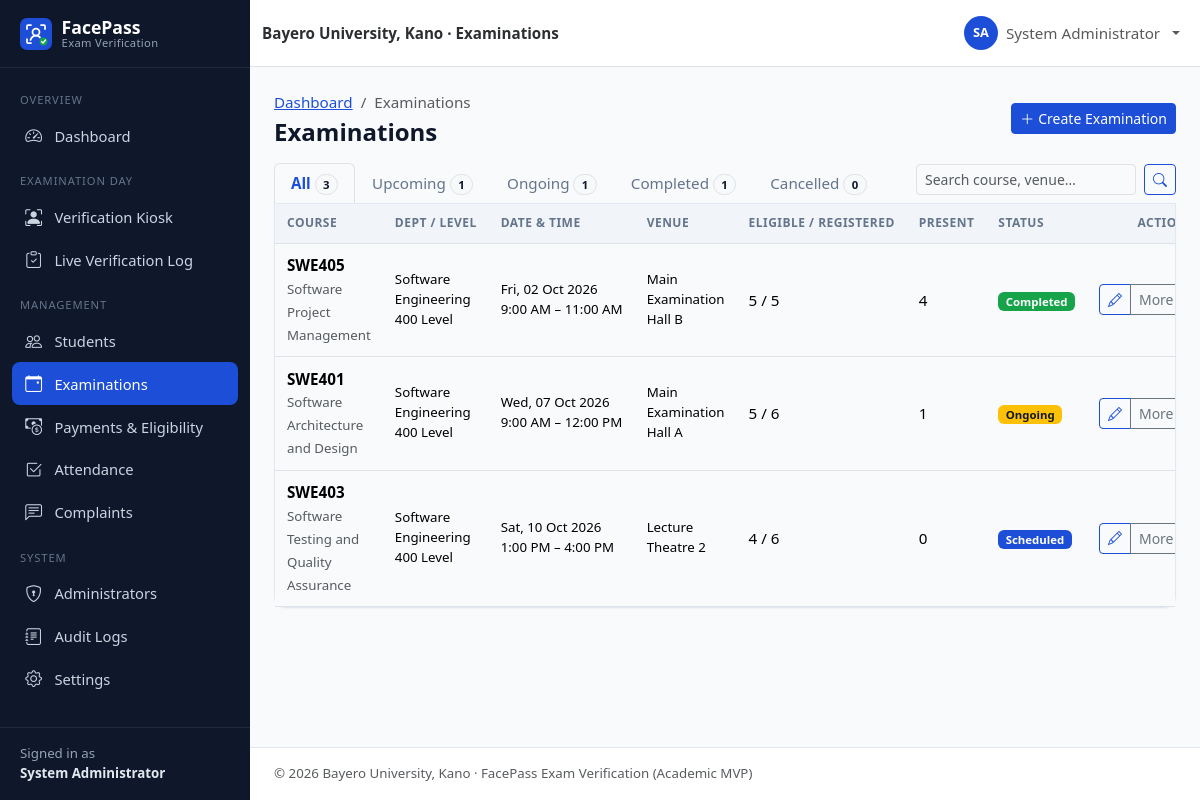
The page /admin/examinations.php (signed in) on the database its author committed.
### tables this page shows
CREATE TABLE users (
    id               INT UNSIGNED NOT NULL AUTO_INCREMENT,
    student_id       VARCHAR(30)  NULL,                 
    first_name       VARCHAR(60)  NOT NULL,
    last_name        VARCHAR(60)  NOT NULL,
    email            VARCHAR(120) NOT NULL,
    phone            VARCHAR(20)  NULL,
    password         VARCHAR(255) NOT NULL,             
    role             ENUM('admin','student') NOT NULL DEFAULT 'student',
    department       VARCHAR(100) NULL,
    level            VARCHAR(10)  NULL,                 
    faculty          VARCHAR(100) NULL,
    face_registered  TINYINT(1)   NOT NULL DEFAULT 0,
    account_status   ENUM('active','inactive','suspended') NOT NULL DEFAULT 'active',
    created_at       TIMESTAMP    NOT NULL DEFAULT CURRENT_TIMESTAMP,
    updated_at       TIMESTAMP    NOT NULL DEFAULT CURRENT_TIMESTAMP ON UPDATE CURRENT_TIMESTAMP,
    PRIMARY KEY (id),
    UNIQUE KEY uq_users_student_id (student_id),
    UNIQUE KEY uq_users_email (email),
    KEY idx_users_role (role),
    KEY idx_users_dept_level (department, level),
    KEY idx_users_status (account_status)
);

CREATE TABLE examinations (
    id            INT UNSIGNED NOT NULL AUTO_INCREMENT,
    course_code   VARCHAR(20)  NOT NULL,
    course_title  VARCHAR(150) NOT NULL,
    department    VARCHAR(100) NOT NULL,
    level         VARCHAR(10)  NOT NULL,
    exam_date     DATE         NOT NULL,
    start_time    TIME         NOT NULL,
    end_time      TIME         NOT NULL,
    venue         VARCHAR(120) NOT NULL,
    status        ENUM('scheduled','ongoing','completed','cancelled') NOT NULL DEFAULT 'scheduled',
    created_at    TIMESTAMP    NOT NULL DEFAULT CURRENT_TIMESTAMP,
    updated_at    TIMESTAMP    NOT NULL DEFAULT CURRENT_TIMESTAMP ON UPDATE CURRENT_TIMESTAMP,
    PRIMARY KEY (id),
    KEY idx_exams_date (exam_date),
    KEY idx_exams_status (status),
    KEY idx_exams_dept_level (department, level)
);

### config/database.php (called while the page is built, shortened)
<?php
function db(): PDO
{
    static $pdo = null;
    if ($pdo === null) {
        $dsn = sprintf(
            'mysql:host=%s;port=%s;dbname=%s;charset=utf8mb4',
            DB_HOST,
            DB_PORT,
            DB_NAME
        );
        $pdo = new PDO($dsn, DB_USER, DB_PASS, [
            PDO::ATTR_ERRMODE            => PDO::ERRMODE_EXCEPTION,
            PDO::ATTR_DEFAULT_FETCH_MODE => PDO::FETCH_ASSOC,
            PDO::ATTR_EMULATE_PREPARES   => false,
        ]);
        $offset = (new DateTime('now', new DateTimeZone(APP_TIMEZONE)))->format('P');
        $stmt = $pdo->prepare('SET time_zone = ?');
        $stmt->execute([$offset]);
    }
    return $pdo;
}

### includes/auth.php (called while the page is built, shortened)
<?php
function current_user(): ?array
{
    static $user = false;
    if ($user !== false) {
        return $user;
    }
    $user = null;
    if (!empty($_SESSION['user_id'])) {
        $stmt = db()->prepare('SELECT * FROM users WHERE id = ?');
        $stmt->execute([(int) $_SESSION['user_id']]);
        $row = $stmt->fetch();
        if ($row && $row['account_status'] === 'active' && $row['role'] === ($_SESSION['role'] ?? '')) {
            $user = $row;
        } else {
            logout_user();
        }
    }
    return $user;
}
function requireLogin(): array
{
    $user = current_user();
    return $user;
}
function requireAdmin(): array
{
    $user = requireLogin();
    return $user;
}

### admin/examinations.php (the view, shortened to what this page needs)
<?php
require_once __DIR__ . '/../includes/bootstrap.php';
requireAdmin();
$pdo = db();
$views = [
    'all' => ['All', '1=1'],
    'upcoming' => ['Upcoming', "e.status = 'scheduled' AND e.exam_date >= CURDATE()"],
    'ongoing' => ['Ongoing', "e.status = 'ongoing'"],
    'completed' => ['Completed', "e.status = 'completed'"],
    'cancelled' => ['Cancelled', "e.status = 'cancelled'"],
];
$view = array_key_exists(get_str('view', 20), $views) ? get_str('view', 20) : 'all';
$q = get_str('q');
$counts = [];
foreach ($views as $key => [, $cond]) {
    $counts[$key] = (int) $pdo->query("SELECT COUNT(*) FROM examinations e WHERE $cond")->fetchColumn();
}
$where = [$views[$view][1]];
$params = [];
$whereSql = implode(' AND ', $where);
$stmt = $pdo->prepare("SELECT COUNT(*) FROM examinations e WHERE $whereSql");
$stmt->execute($params);
[$page, $perPage, $offset, $pages] = paginate((int) $stmt->fetchColumn(), 15);
$stmt = $pdo->prepare(
    "SELECT e.*,
        (SELECT COUNT(*) FROM exam_eligibility el WHERE el.exam_id = e.id) AS registered,
        (SELECT COUNT(*) FROM exam_eligibility el WHERE el.exam_id = e.id AND el.school_fees_paid = 1 AND el.eligible = 1) AS eligible,
        (SELECT COUNT(*) FROM attendance a WHERE a.exam_id = e.id AND a.status = 'present') AS present
     FROM examinations e WHERE $whereSql
     ORDER BY e.exam_date " . ($view === 'completed' ? 'DESC' : 'ASC') . ", e.start_time
     LIMIT $perPage OFFSET $offset"
);
$stmt->execute($params);
$exams = $stmt->fetchAll();
$pageTitle = 'Examinations';
$breadcrumbs = ['Dashboard' => 'admin/dashboard.php', 'Examinations' => null];
$headerActions = '<a href="' . e(url('admin/examination-create.php')) . '" class="btn btn-primary btn-sm"><i class="bi bi-plus-lg me-1"></i>Create Examination</a>';
require __DIR__ . '/../includes/header.php';
?>
<div class="d-flex flex-wrap justify-content-between align-items-end gap-2 mb-0">
    <ul class="nav nav-tabs nav-tabs-status border-bottom-0">
        <?php foreach ($views as $key => [$label]): ?>
            <li class="nav-item">
                <a class="nav-link<?= $view === $key ? ' active' : '' ?>" href="?view=<?= e($key) ?>"><?= e($label) ?>
                    <span class="badge rounded-pill bg-light text-dark border"><?= $counts[$key] ?></span></a>
            </li>
        <?php endforeach; ?>
    </ul>
    <form class="d-flex gap-2 mb-2" method="get">
        <input type="search" class="form-control form-control-sm" name="q" value="<?= e($q) ?>" placeholder="Search course, venue…">
        <button class="btn btn-sm btn-outline-primary"><i class="bi bi-search"></i></button>
    </form>
</div>
<div class="card rounded-top-0">
    <div class="table-responsive">
        <table class="table table-hover align-middle table-card">
            <thead><tr><th>Course</th><th>Dept / Level</th><th>Date &amp; Time</th><th>Venue</th><th>Eligible / Registered</th><th>Present</th><th>Status</th><th class="text-end">Actions</th></tr></thead>
            <tbody>
            <?php foreach ($exams as $ex): ?>
                <tr>
                    <td><strong><?= e($ex['course_code']) ?></strong>
                        <br><span class="small text-muted"><?= e($ex['course_title']) ?></span></td>
                    <td class="small"><?= e($ex['department']) ?><br><?= e($ex['level']) ?> Level</td>
                    <td class="small text-nowrap"><?= e(fmt_date($ex['exam_date'])) ?><br><?= e(fmt_time($ex['start_time'])) ?> – <?= e(fmt_time($ex['end_time'])) ?></td>
                    <td class="small"><?= e($ex['venue']) ?></td>
                    <td><?= (int) $ex['eligible'] ?> / <?= (int) $ex['registered'] ?></td>
                    <td><?= (int) $ex['present'] ?></td>
                    <td><?= status_badge($ex['status']) ?></td>
                    <td class="text-end text-nowrap">
                        <div class="btn-group">
                            <a class="btn btn-sm btn-outline-primary" href="<?= e(url('admin/examination-create.php?id=' . $ex['id'])) ?>" title="Edit"><i class="bi bi-pencil"></i></a>
                            <button type="button" class="btn btn-sm btn-outline-secondary dropdown-toggle" data-bs-toggle="dropdown" aria-expanded="false">More</button>
                        </div>
                    </td>
                </tr>
            <?php endforeach; ?>
            </tbody>
        </table>
    </div>
</div>
<?php require __DIR__ . '/../includes/footer.php'; ?>

### includes/header.php (shortened to what this page needs)
<?php
$pageTitle = $pageTitle ?? APP_NAME;
$layout = $layout ?? 'app';
$breadcrumbs = $breadcrumbs ?? [];
$bodyClass = $bodyClass ?? '';
$user = current_user();
$role = $user['role'] ?? null;
?>
<!doctype html>
<html lang="en">
<head>
    <link rel="stylesheet" href="<?= e(url('assets/vendor/bootstrap/bootstrap.min.css')) ?>">
    <link rel="stylesheet" href="<?= e(url('assets/vendor/bootstrap-icons/bootstrap-icons.min.css')) ?>">
    <link rel="stylesheet" href="<?= e(url('assets/css/style.css')) ?>">
    <?php if ($role === 'admin'): ?>
        <link rel="stylesheet" href="<?= e(url('assets/css/admin.css')) ?>">
    <?php elseif ($role === 'student'): ?>
        <link rel="stylesheet" href="<?= e(url('assets/css/student.css')) ?>">
    <?php endif; ?>
</head>
<body class="<?= e(trim("layout-$layout $bodyClass")) ?>">
<?php if ($layout === 'app' && $user): ?>
<div class="app-shell">
    <?php require __DIR__ . '/sidebar.php'; ?>
    <div class="app-main">
        <nav class="navbar navbar-expand bg-white border-bottom app-topbar sticky-top">
            <div class="container-fluid">
                <span class="navbar-text fw-semibold text-secondary-emphasis d-none d-sm-inline">
                    <?= e(INSTITUTION_NAME) ?> · Examinations
                </span>
                <ul class="navbar-nav ms-auto align-items-center">
                    <li class="nav-item dropdown">
                        <a class="nav-link dropdown-toggle d-flex align-items-center gap-2" href="#" role="button"
                           data-bs-toggle="dropdown" aria-expanded="false">
                            <span class="avatar-circle"><?= e(strtoupper(substr($user['first_name'], 0, 1) . substr($user['last_name'], 0, 1))) ?></span>
                            <span class="d-none d-md-inline"><?= e(full_name($user)) ?></span>
                        </a>
                    </li>
                </ul>
            </div>
        </nav>
        <main class="app-content container-fluid">
            <div class="d-flex flex-wrap justify-content-between align-items-center mb-3 gap-2">
                <div>
                    <?php if ($breadcrumbs): ?>
                        <nav aria-label="breadcrumb">
                            <ol class="breadcrumb small mb-1">
                                <?php foreach ($breadcrumbs as $label => $link): ?>
                                    <?php if ($link): ?>
                                        <li class="breadcrumb-item"><a href="<?= e(url($link)) ?>"><?= e($label) ?></a></li>
                                    <?php else: ?>
                                        <li class="breadcrumb-item active" aria-current="page"><?= e($label) ?></li>
                                    <?php endif; ?>
                                <?php endforeach; ?>
                            </ol>
                        </nav>
                    <?php endif; ?>
                    <h1 class="h4 mb-0 page-title"><?= e($pageTitle) ?></h1>
                </div>
                <?php if (!empty($headerActions)): ?>
                    <div class="d-flex gap-2"><?= $headerActions  ?></div>
                <?php endif; ?>
            </div>
<?php else: ?>
<main class="plain-content">
<?php endif; ?>

### includes/sidebar.php (shortened to what this page needs)
<?php
$current = str_replace('\\', '/', $_SERVER['SCRIPT_NAME'] ?? '');
if (($user['role'] ?? '') === 'admin') {
    $menu = [
        'Overview' => [
            ['admin/dashboard.php', 'bi-speedometer2', 'Dashboard'],
        ],
        'Examination Day' => [
            ['verification/index.php', 'bi-person-bounding-box', 'Verification Kiosk'],
            ['verification/result.php', 'bi-clipboard-check', 'Live Verification Log'],
        ],
        'Management' => [
            ['admin/students.php', 'bi-people', 'Students'],
            ['admin/examinations.php', 'bi-calendar-event', 'Examinations'],
            ['admin/payments.php', 'bi-cash-coin', 'Payments & Eligibility'],
            ['admin/attendance.php', 'bi-check2-square', 'Attendance'],
            ['admin/complaints.php', 'bi-chat-left-text', 'Complaints'],
        ],
        'System' => [
            ['admin/users.php', 'bi-shield-lock', 'Administrators'],
            ['admin/audit-logs.php', 'bi-journal-text', 'Audit Logs'],
            ['admin/settings.php', 'bi-gear', 'Settings'],
        ],
    ];
    $aliases = [
        'admin/student-view.php' => 'admin/students.php',
        'admin/enroll-face.php' => 'admin/students.php',
        'auth/register.php' => 'admin/students.php',
        'admin/examination-create.php' => 'admin/examinations.php',
    ];
}
$isActive = function (string $path) use ($current, $aliases): bool {
    foreach ($aliases as $child => $parent) {
        if ($parent === $path && str_ends_with($current, '/' . $child)) {
            return true;
        }
    }
    return str_ends_with($current, '/' . $path);
};
?>
<aside class="offcanvas-lg offcanvas-start app-sidebar" tabindex="-1" id="appSidebar" aria-labelledby="appSidebarLabel">
    <div class="offcanvas-body flex-column p-0">
        <div class="sidebar-desktop-brand d-none d-lg-block">
            <a class="sidebar-brand" href="<?= e(url('index.php')) ?>">
                <img src="<?= e(url('assets/images/logo.svg')) ?>" alt="" width="32" height="32">
                <span>FacePass<small>Exam Verification</small></span>
            </a>
        </div>
        <nav class="sidebar-nav">
            <?php foreach ($menu as $section => $items): ?>
                <div class="sidebar-section"><?= e($section) ?></div>
                <?php foreach ($items as [$path, $icon, $label]): ?>
                    <a class="sidebar-link<?= $isActive($path) ? ' active' : '' ?>" href="<?= e(url($path)) ?>">
                        <i class="bi <?= e($icon) ?>"></i><span><?= e($label) ?></span>
                    </a>
                <?php endforeach; ?>
            <?php endforeach; ?>
        </nav>
        <div class="sidebar-footer small">
            Signed in as<br><strong><?= e(full_name($user)) ?></strong>
        </div>
    </div>
</aside>

### includes/functions.php (shortened to what this page needs)
<?php
function e($value): string
{
    return htmlspecialchars((string) ($value ?? ''), ENT_QUOTES | ENT_SUBSTITUTE, 'UTF-8');
}
function base_url(): string
{
    static $base = null;
    if ($base !== null) {
        return $base;
    }
    $docRoot = realpath($_SERVER['DOCUMENT_ROOT'] ?? '') ?: '';
    $root = realpath(ROOT_PATH) ?: ROOT_PATH;
    $docRoot = str_replace('\\', '/', $docRoot);
    $root = str_replace('\\', '/', $root);
    $relative = '';
    if ($docRoot !== '' && stripos($root, $docRoot) === 0) {
        $relative = trim(substr($root, strlen($docRoot)), '/');
    }
    $base = $relative === '' ? '' : '/' . $relative;
    return $base;
}
function url(string $path = ''): string
{
    return base_url() . '/' . ltrim($path, '/');
}
function get_str(string $key, int $maxLen = 100): string
{
    $value = $_GET[$key] ?? '';
    return is_string($value) ? mb_substr(trim($value), 0, $maxLen) : '';
}
function get_int(string $key, int $default = 0): int
{
    $value = filter_var($_GET[$key] ?? null, FILTER_VALIDATE_INT);
    return $value === false || $value === null ? $default : $value;
}
function full_name(array $row): string
{
    return trim(($row['first_name'] ?? '') . ' ' . ($row['last_name'] ?? ''));
}
function fmt_date(?string $date): string
{
    return $date ? date('D, d M Y', strtotime($date)) : '—';
}
function fmt_time(?string $time): string
{
    return $time ? date('g:i A', strtotime($time)) : '—';
}
function status_badge(?string $status): string
{
    $map = [
        'scheduled' => 'primary', 'ongoing' => 'warning text-dark', 'completed' => 'success',
        'cancelled' => 'secondary', 'present' => 'success', 'absent' => 'danger',
        'rejected' => 'danger', 'pending' => 'warning text-dark', 'reviewed' => 'info text-dark',
        'resolved' => 'success', 'active' => 'success', 'inactive' => 'secondary',
        'suspended' => 'danger', 'facial_recognition' => 'primary', 'manual' => 'dark',
    ];
    $status = (string) $status;
    $class = $map[$status] ?? 'secondary';
    $label = ucwords(str_replace('_', ' ', $status));
    return '<span class="badge bg-' . $class . '">' . e($label) . '</span>';
}
function paginate(int $total, int $perPage = 15): array
{
    $pages = max(1, (int) ceil($total / $perPage));
    $page = min(max(1, get_int('page', 1)), $pages);
    return [$page, $perPage, ($page - 1) * $perPage, $pages];
}

### rows shown on the page
users: full_name($user) "System Administrator", first_name+last_name "SA", id "1", face_registered "0"
examinations: course_code "SWE405", course_title "Software Project Management", department "Software Engineering", level "400", exam_date "Fri, 02 Oct 2026", start_time "9:00 AM", end_time "11:00 AM", venue "Main Examination Hall B", eligible "5", registered "5", present "4", status "Completed"
examinations: course_code "SWE401", course_title "Software Architecture and Design", department "Software Engineering", level "400", exam_date "Wed, 07 Oct 2026", start_time "9:00 AM", end_time "12:00 PM", venue "Main Examination Hall A", eligible "5", registered "6", present "1", status "Ongoing"
examinations: course_code "SWE403", course_title "Software Testing and Quality Assurance", department "Software Engineering", level "400", exam_date "Sat, 10 Oct 2026", start_time "1:00 PM", end_time "4:00 PM", venue "Lecture Theatre 2", eligible "4", registered "6", present "0", status "Scheduled"

### other values the page prints
$section "OVERVIEW"
$label "Dashboard"
$section "EXAMINATION DAY"
$label "Verification Kiosk"
$label "Live Verification Log"
$section "MANAGEMENT"
$label "Students"
$label "Examinations"
$label "Payments & Eligibility"
$label "Attendance"
$label "Complaints"
$section "SYSTEM"
$label "Administrators"
$label "Audit Logs"
$label "Settings"
